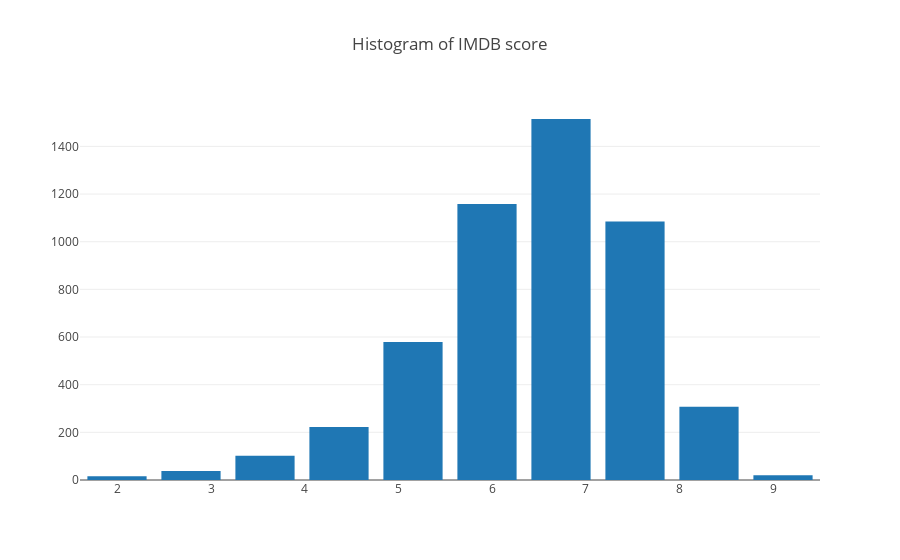

Source (notebook cell):
### Markdown cell above
- `iplot` function will display the graph in the notebook, `plot` will create a separate html file in the notebook folder. It takes a `Figure` object as the input.
- To create a `Figure` object, we need to tell plotly what the data is and the layout of the figure.
- To customize the number of bins in the histogram, you need to tell plotly the starting point and the ending point, along with the size of each bin.
- In the layout, we can customize the title of the graph and the gap between two bins.
- Checkout more examples in the documentation [here](https://plot.ly/python/histograms/).

### Code cell
from plotly.graph_objs import Figure, Histogram, Layout

min_ = df['imdb_score'].min()
max_ = df['imdb_score'].max()

data = [Histogram(x=df['imdb_score'], 
                  xbins=dict(start=min_,
                             end=max_,
                             size=(max_-min_)/10))]
layout = Layout(title="Histogram of IMDB score",
                bargap=0.2)
fig = Figure(data=data, layout=layout)

plotly.offline.iplot(fig, show_link=True, image_width=600, image_height=400)

### Figure 1 — Plotly figure (JSON) as saved in the notebook; plotly's stock layout.template omitted (floating-point values rounded to 4 significant figures; data arrays with more than 128 entries replaced by an {"elided": "..."} marker saying what was removed)
{"data": [{"type": "histogram", "x": {"elided": "5043 float values"}, "xbins": {"end": 9.5, "size": 0.79, "start": 1.6}}], "layout": {"bargap": 0.2, "title": "Histogram of IMDB score"}}
